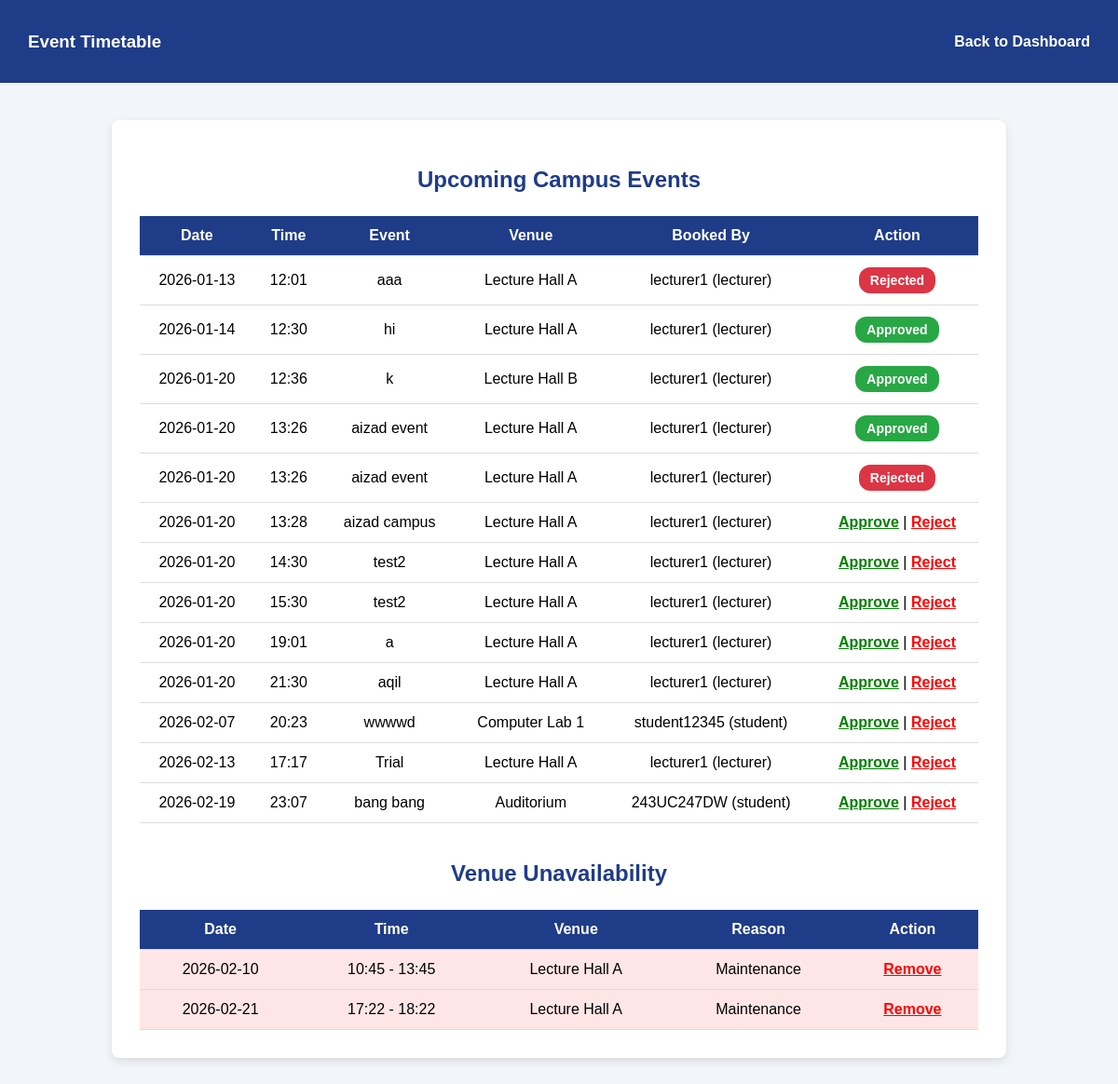
The app's page /timetable (signed in) with its own data.
### tables this page shows
CREATE TABLE venue_bookings (
    id INTEGER PRIMARY KEY AUTOINCREMENT,
    title TEXT NOT NULL,
    date TEXT NOT NULL,
    start_time TEXT NOT NULL,
    end_time TEXT NOT NULL,
    location TEXT NOT NULL,
    booked_by TEXT NOT NULL,
    user_role TEXT NOT NULL
, status TEXT DEFAULT 'pending');

CREATE TABLE venue_unavailability (
    id INTEGER PRIMARY KEY AUTOINCREMENT,
    location TEXT NOT NULL,
    date TEXT NOT NULL,
    start_time TEXT NOT NULL,
    end_time TEXT NOT NULL,
    reason TEXT NOT NULL
);

### app.py (the view)
@app.route('/timetable')
def timetable():
    events = query_db(
        ADMIN_DB,
        """
        SELECT
            id,
            title,
            date,
            start_time,
            end_time,
            location,
            booked_by,
            user_role,
            status
        FROM venue_bookings
        ORDER BY date, start_time
        """
    )
    unavailable = query_db(
        ADMIN_DB,
        """
        SELECT
            location,
            date,
            start_time,
            end_time,
            reason
        FROM venue_unavailability
        ORDER BY date, start_time
        """
    )
    return render_template(
        'timetable.html',
        events=events,
        unavailable=unavailable
    )

### app.py (called while the page is built)
def query_db(db, query, args=(), one=False):
    conn = sqlite3.connect(db)
    conn.row_factory = sqlite3.Row
    cur = conn.cursor()
    cur.execute(query, args)
    conn.commit()
    result = cur.fetchall()
    conn.close()
    return result[0] if one and result else result

### templates/timetable.html (shortened to what this page needs)
<!DOCTYPE html>
<html lang="en">
<head>
</head>
<body>
<div class="navbar">
    <h3>Event Timetable</h3>
    <a href="{{ url_for('dashboard') }}">Back to Dashboard</a>
</div>
<div class="container">
    <h2>Upcoming Campus Events</h2>
    <table>
        <tr>
            <th>Date</th>
            <th>Time</th>
            <th>Event</th>
            <th>Venue</th>
            <th>Booked By</th>
            <th>Action</th> </tr>
        {% for event in events %}
<tr>
    <td>{{ event[2] }}</td>
    <td>{{ event[3] }}</td>
    <td>{{ event[1] }}</td>
    <td>{{ event[5] }}</td>
    <td>{{ event[6] }} ({{ event[7] }})</td>
    <td>
        {% if session.get('role') == 'admin' and event[8] == 'pending' %}
            <a href="{{ url_for('approve_reject_booking', booking_id=event[0], action='approve') }}" class="btn btn-danger btn-sm"
               style="color: green; font-weight: bold;">Approve</a>
            |
            <a href="{{ url_for('approve_reject_booking', booking_id=event[0], action='reject') }}" class="btn btn-danger btn-sm"
               style="color: red; font-weight: bold;">Reject</a>
        {% else %}
            {% if event[8] == 'pending' %}
                <span class="badge badge-pending">Pending</span>
            {% elif event[8] == 'approved' %}
                <span class="badge badge-approved">Approved</span>
            {% elif event[8] == 'rejected' %}
                <span class="badge badge-rejected">Rejected</span>
            {% else %}
                {{ event[8] }}
            {% endif %}
        {% endif %}
    </td>
</tr>
{% else %}
<tr>
    <td colspan="6">No events scheduled yet.</td>
</tr>
{% endfor %}
</table>
<h2 style="margin-top:40px;">Venue Unavailability</h2>
<table>
    <tr>
        <th>Date</th>
        <th>Time</th>
        <th>Venue</th>
        <th>Reason</th>
        {% if session.get('role') == 'admin' %}
            <th>Action</th>
        {% endif %}
    </tr>
    {% for u in unavailable %}
    <tr class="unavailable">
        <td>{{ u[1] }}</td>
        <td>{{ u[2] }} - {{ u[3] }}</td>
        <td>{{ u[0] }}</td>
        <td>{{ u[4] or 'Unavailable' }}</td>
        {% if session.get('role') == 'admin' %}
        <td>
            <a href="{{ url_for('delete_unavailability', uid=u[0], date=u[1], start=u[2]) }}"
               style="color:red;font-weight:bold;">Remove</a>
        </td>
        {% endif %}
    </tr>
    {% else %}
    <tr>
        <td colspan="5">No unavailable slots.</td>
    </tr>
    {% endfor %}
</table>
</div>
</body>
</html>

### templates/timetable.html (style rules this page uses)
body { font-family: Arial, sans-serif; background-color: #f2f5f9; margin: 0; }
.navbar { background-color: #1f3c88; color: white; padding: 15px 30px; display: flex; justify-content: space-between; align-items: center; }
.navbar a { color: white; text-decoration: none; font-weight: bold; }
.container { max-width: 900px; margin: 40px auto; background: white; padding: 30px; border-radius: 8px; box-shadow: 0 4px 10px rgba(0,0,0,0.1); }
h2 { text-align: center; color: #1f3c88; margin-bottom: 25px; }
table { width: 100%; border-collapse: collapse; }
th, td { padding: 12px; border-bottom: 1px solid #ddd; text-align: center; }
th { background-color: #1f3c88; color: white; }
.badge { padding: 6px 12px; border-radius: 12px; font-weight: bold; color: white; display: inline-block; font-size: 14px; }
.badge-approved { background-color: #28a745; }
.badge-rejected { background-color: #dc3545; }
.unavailable { background-color: #ffe6e6; }

### records on screen
venue_bookings: date "2026-01-13", start_time "12:01", title "aaa", location "Lecture Hall A", booked_by "lecturer1", user_role "lecturer", status "Rejected"
venue_bookings: date "2026-01-14", start_time "12:30", title "hi", location "Lecture Hall A", booked_by "lecturer1", user_role "lecturer", status "Approved"
venue_bookings: date "2026-01-20", start_time "12:36", title "k", location "Lecture Hall B", booked_by "lecturer1", user_role "lecturer", status "Approved"
venue_bookings: date "2026-01-20", start_time "13:26", title "aizad event", location "Lecture Hall A", booked_by "lecturer1", user_role "lecturer", status "Approved"
venue_bookings: date "2026-01-20", start_time "13:26", title "aizad event", location "Lecture Hall A", booked_by "lecturer1", user_role "lecturer", status "Rejected"
venue_bookings: date "2026-01-20", start_time "13:28", title "aizad campus", location "Lecture Hall A", booked_by "lecturer1", user_role "lecturer"
venue_bookings: date "2026-01-20", start_time "14:30", title "test2", location "Lecture Hall A", booked_by "lecturer1", user_role "lecturer"
venue_bookings: date "2026-01-20", start_time "15:30", title "test2", location "Lecture Hall A", booked_by "lecturer1", user_role "lecturer"
venue_bookings: date "2026-01-20", start_time "19:01", title "a", location "Lecture Hall A", booked_by "lecturer1", user_role "lecturer"
venue_bookings: date "2026-01-20", start_time "21:30", title "aqil", location "Lecture Hall A", booked_by "lecturer1", user_role "lecturer"
venue_bookings: date "2026-02-07", start_time "20:23", title "wwwwd", location "Computer Lab 1", booked_by "student12345", user_role "student"
venue_bookings: date "2026-02-13", start_time "17:17", title "Trial", location "Lecture Hall A", booked_by "lecturer1", user_role "lecturer"
venue_bookings: date "2026-02-19", start_time "23:07", title "bang bang", location "Auditorium", booked_by "243UC247DW", user_role "student"
venue_unavailability: date "2026-02-10", start_time "10:45", end_time "13:45", location "Lecture Hall A", reason "Maintenance"
venue_unavailability: date "2026-02-21", start_time "17:22", end_time "18:22", location "Lecture Hall A", reason "Maintenance"
